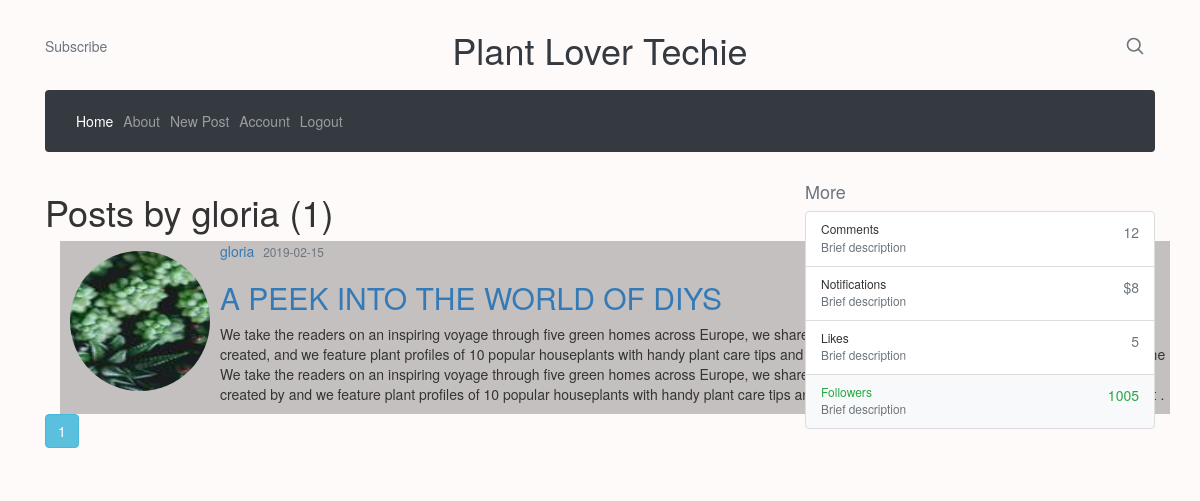
The app's page /user/gloria (signed in) with its own data.
### Flaskblog/models.py (models this page shows, shortened)
class User(db.Model,UserMixin):
    id = db.Column(db.Integer, primary_key=True)
    username = db.Column(db.String(20), unique=True, nullable=False)
    email = db.Column(db.String(20), unique=True, nullable=False)
    image_file = db.Column(db.String(20), nullable=False, default='default.jpeg')
    password = db.Column(db.String(60), nullable=False)
    posts = db.relationship('Post', backref='author', lazy=True)

class Post(db.Model):
    id = db.Column(db.Integer, primary_key=True)
    title = db.Column(db.String(100), unique=True, nullable=False)
    date_posted = db.Column(db.DateTime,nullable=False, default=datetime.utcnow)
    content= db.Column(db.Text, nullable=False)
    user_id = db.Column(db.Integer, db.ForeignKey('user.id'), nullable=False)

### Flaskblog/routes.py (the view)
@app.route('/user/<string:username>')
def user_posts(username):
    page =request.args.get('page',1,type=int)
    user =User.query.filter_by(username=username).first_or_404()
    posts = Post.query.filter_by(author=user)\
            .order_by(Post.date_posted.desc())\
            .paginate( page=page,per_page=5)
    return render_template('user_post.html',posts=posts,user=user)

### Flaskblog/models.py (called while the page is built)
@login_manager.user_loader
def load_user(user_id):
    return User.query.get(int(user_id))

### Flaskblog/templates/user_post.html
{% extends "layout.html" %}
{% block content %}
    <h1 class="mb-3">Posts by {{user.username}} ({{posts.total}})</h1>
    {% for post in posts.items %}
    <div class="container">
    <article class ="media content-section">
        <img class="rounded-circle"  src="{{url_for('static',filename='profile_pics/' + post.author.image_file)  }}" width="140" height="140">
        <div class ="media-body">
          <div class="article-metadata">
            <a text-success class= "mr-2" href="{{url_for('user_posts',username=post.author.username )}}" >{{post.author.username}}</a>
            <small class="text-muted">{{post.date_posted.strftime('%Y-%m-%d')}}</small>
          </div>
          <h2><a class="article-title" href="{{url_for('post',post_id= post.id)}}">{{post.title}}</a></h2>
          <p class="article-content">{{post.content}}</p>
        </div>
      </article>
      </div>
    {% endfor %}
    {% for page_num in posts.iter_pages(left_edge =1,right_edge=1,left_current=1,right_current=2) %}
      {%if page_num%}
        {%if posts.page == page_num %}
          <a class="btn btn-info mb-4 " href="{{url_for('user_posts',username=user.username ,page=page_num)}}">{{page_num}}</a>
        {% else%}
          <a class="btn btn-outline-info mb-4 " href="{{url_for('user_posts',username=user.username  ,page=page_num)}}"
        {% endif%}
      {% else%}
        ...
      {% endif%}
    {% endfor%}
{%endblock content%}

### Flaskblog/static/main.css (style rules this page uses)
body { background: snow; }
article { background: rgb(196, 192, 192); }
img { margin: 10px; }

### records on screen
User: username "gloria"
Post: image_file (picture), author.username "gloria", date_posted "2019-02-15", title "A PEEK INTO THE WORLD OF DIYS", content "We take the readers on an inspiring voyage through five green homes across Europe, we share plant styling ideas and DIY projects for plant lovers created, and we feature plant profiles of 10 popular houseplants with handy plant care tips and unusual plant trivia. You can see and read more about the We take the readers on an inspiring voyage through five green homes across Europe, we share plant styling ideas and DIY projects for plant lovers created by and we feature plant profiles of 10 popular houseplants with handy plant care tips and unusual plant trivia. You can see and read more about ."

### other values on screen
{{ posts.total }} "1"
{{ page_num }} "1"
